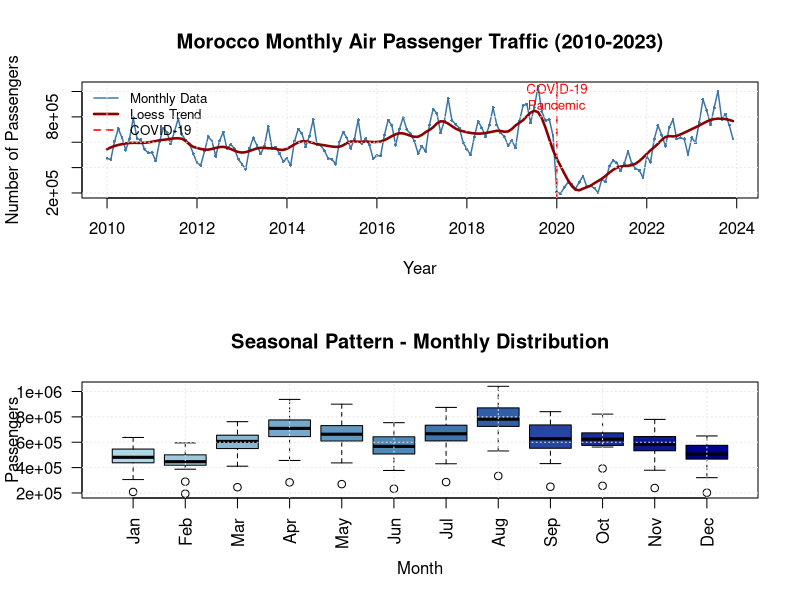
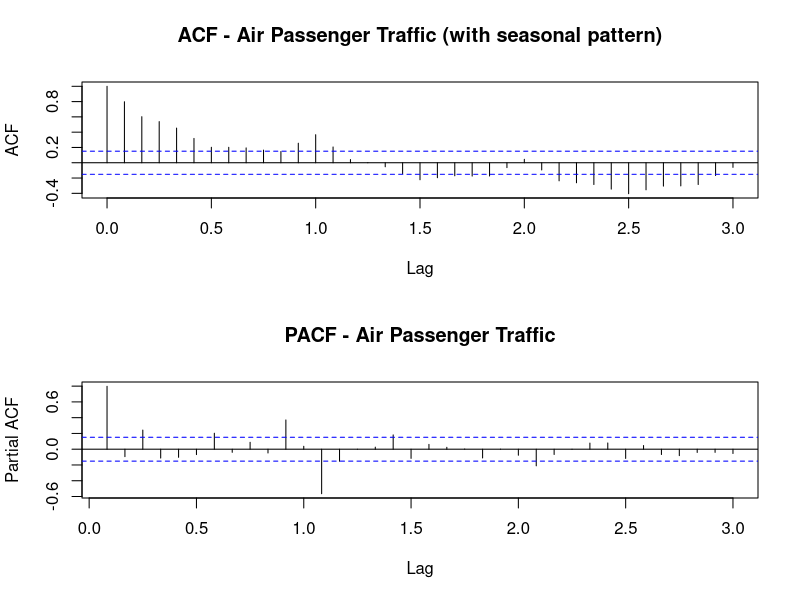
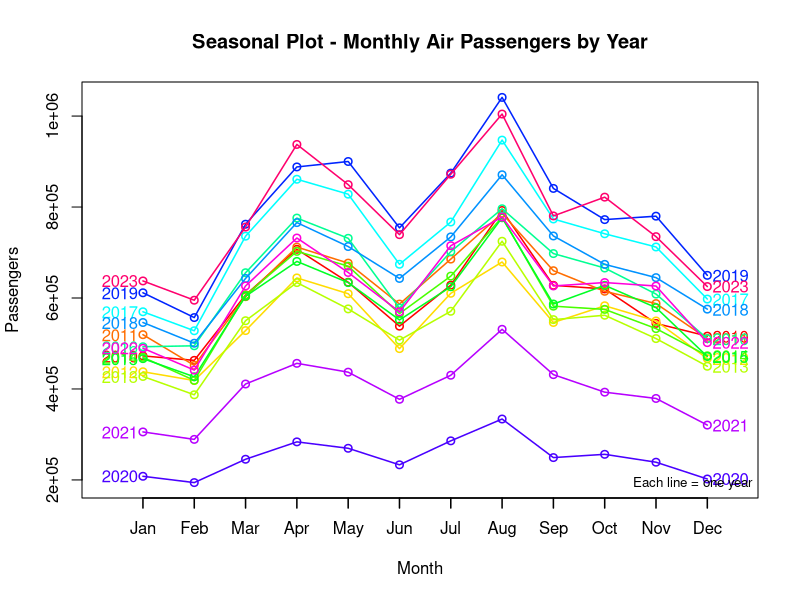
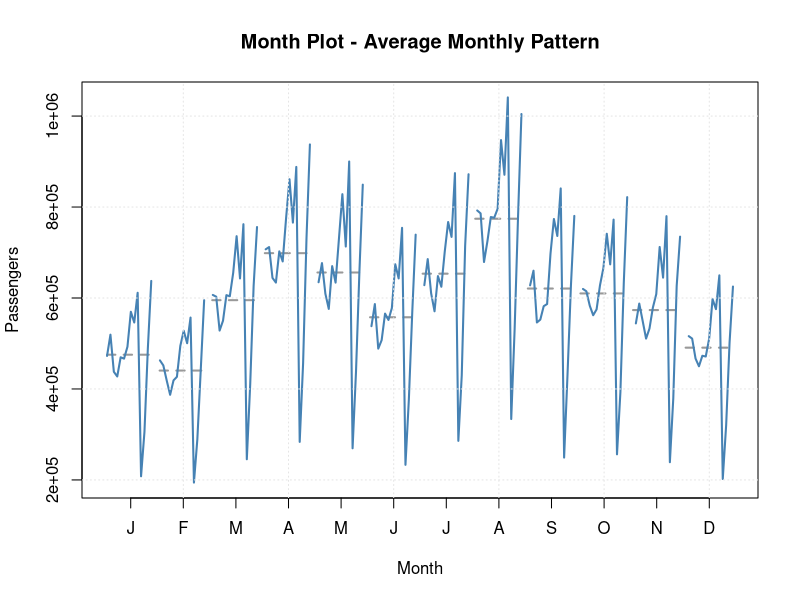
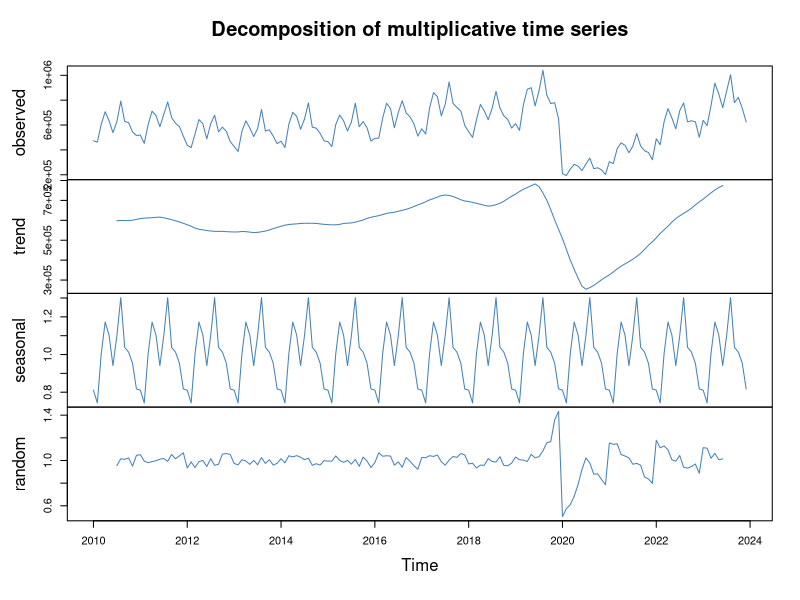
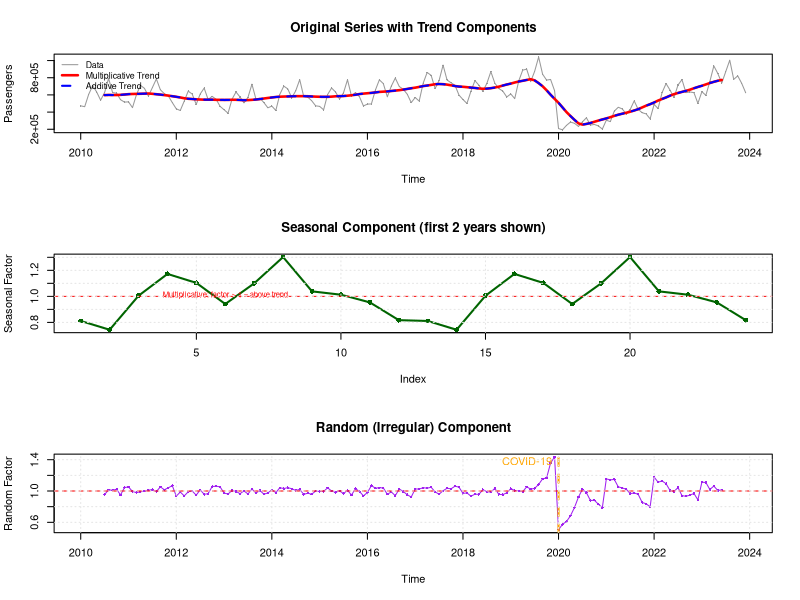
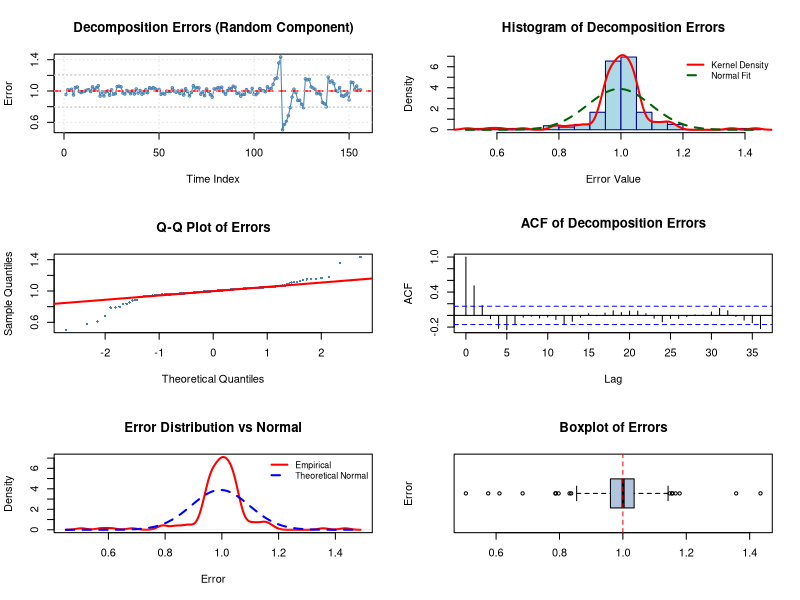
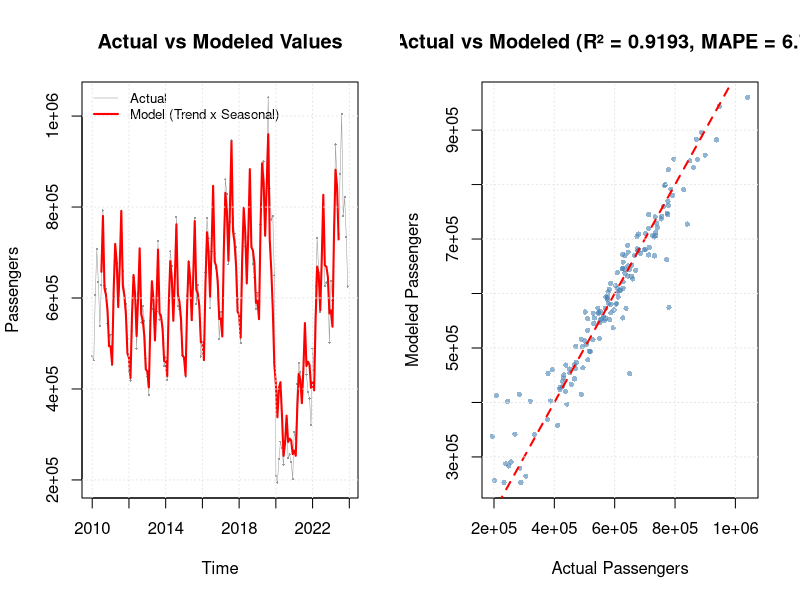

Recreate these plots in R, in order.
# ============================================================================
# Task 3: Classical Decomposition of Moroccan Air Passenger Traffic
# Dataset: Monthly air passengers (Morocco), 2010-2023
# Source: World Bank API (annual totals) + seasonal distribution
# ============================================================================

library(readxl)
library(ggplot2)
library(forecast)
library(tseries)
library(gridExtra)

# ============================================================================
# STEP 1: Load Data & Construct Time Series
# ============================================================================
cat("\n========================================\n")
cat("STEP 1: Loading & Constructing Time Series\n")
cat("========================================\n")

df <- read_excel("dataset2_air_traffic.xlsx")
cat(sprintf("Loaded %d monthly records\n", nrow(df)))

ts_air <- ts(df$Air_Passengers, start = c(2010, 1), frequency = 12)
cat(sprintf("Time series: %d obs, Jan 2010 - Dec 2023, frequency=12\n", length(ts_air)))

# Basic statistics
cat(sprintf("\nBasic Statistics:\n"))
cat(sprintf("  Mean:   %.0f passengers/month\n", mean(ts_air)))
cat(sprintf("  Median: %.0f passengers/month\n", median(ts_air)))
cat(sprintf("  SD:     %.0f passengers/month\n", sd(ts_air)))
cat(sprintf("  Min:    %.0f (%.0f-%02d)\n", min(ts_air),
            floor(time(ts_air)[which.min(ts_air)]),
            round(12 * (time(ts_air)[which.min(ts_air)] - floor(time(ts_air)[which.min(ts_air)])) + 1)))
cat(sprintf("  Max:    %.0f (%.0f-%02d)\n", max(ts_air),
            floor(time(ts_air)[which.max(ts_air)]),
            round(12 * (time(ts_air)[which.max(ts_air)] - floor(time(ts_air)[which.max(ts_air)])) + 1)))

# ============================================================================
# STEP 2: Time Series Visualization, ACF, PACF
# ============================================================================
cat("\n========================================\n")
cat("STEP 2: Time Series Analysis\n")
cat("========================================\n")

# Main visualization - seasonal subseries plot
png("task3_02a_time_series.png", width = 1200, height = 700)

par(mfrow = c(2, 1))
# Plot 1: Line plot with trend
plot(ts_air, main = "Morocco Monthly Air Passenger Traffic (2010-2023)",
     ylab = "Number of Passengers", xlab = "Year",
     col = "steelblue", lwd = 1.5, type = "o", pch = 16, cex = 0.4)
abline(v = 2020, lty = 2, col = "red", lwd = 1.5)
text(2020, max(ts_air) * 0.92, "COVID-19\nPandemic", col = "red", cex = 0.8)

# Add a loess trend line
t <- 1:length(ts_air)
loess_fit <- loess(ts_air ~ t, span = 0.15)
lines(ts_air, col = adjustcolor("black", 0.2), lwd = 0.5)
lines(ts(loess_fit$fitted, start = start(ts_air), frequency = 12),
      col = "darkred", lwd = 2.5)
legend("topleft", legend = c("Monthly Data", "Loess Trend", "COVID-19"),
       col = c("steelblue", "darkred", "red"),
       lty = c(1, 1, 2), lwd = c(1.5, 2.5, 1.5), bty = "n", cex = 0.8)
grid(col = "gray90")

# Plot 2: Seasonal boxplot
boxplot(ts_air ~ cycle(ts_air),
        main = "Seasonal Pattern - Monthly Distribution",
        xlab = "Month", ylab = "Passengers",
        col = colorRampPalette(c("lightblue", "steelblue", "darkblue"))(12),
        names = month.abb, las = 2)
grid(col = "gray90")
par(mfrow = c(1, 1))
dev.off()
cat("Plot saved: task3_02a_time_series.png\n")

# ACF and PACF
png("task3_02b_acf_pacf.png", width = 1000, height = 600)
par(mfrow = c(2, 1))
acf(ts_air, lag.max = 36, main = "ACF - Air Passenger Traffic (with seasonal pattern)")
pacf(ts_air, lag.max = 36, main = "PACF - Air Passenger Traffic")
par(mfrow = c(1, 1))
dev.off()
cat("Plot saved: task3_02b_acf_pacf.png\n")

# Key ACF observations
acf_vals <- acf(ts_air, lag.max = 36, plot = FALSE)
cat("\nKey ACF observations:\n")
cat(sprintf("  Lag 1:  %.4f (trend persistence)\n", acf_vals$acf[2]))
cat(sprintf("  Lag 12: %.4f (annual seasonality)\n", acf_vals$acf[13]))
cat(sprintf("  Lag 24: %.4f (2-year seasonality)\n", acf_vals$acf[25]))

# ============================================================================
# STEP 3: Seasonal Component Analysis
# ============================================================================
cat("\n========================================\n")
cat("STEP 3: Seasonal Component Detection\n")
cat("========================================\n")

# Evaluate significance of seasonal autocorrelation
acf_coefs <- acf_vals$acf
se_bound <- 2 / sqrt(length(ts_air))

cat(sprintf("Significance bound (95%%): +/- %.4f\n", se_bound))
cat("\nSeasonal autocorrelation significance:\n")

seasonal_lags <- c(12, 24, 36)
for (l in seasonal_lags) {
  coef <- acf_coefs[l + 1]
  is_sig <- abs(coef) > se_bound
  cat(sprintf("  Lag %2d: %+.4f | %s significant\n", l, coef,
              ifelse(is_sig, "HIGHLY", "NOT")))
}

# Seasonal decomposition check
cat("\nSeasonality assessment:\n")
cat("  - Strong annual seasonality detected (s = 12 months)\n")
cat("  - Seasonal pattern: Peak in August (summer holidays)\n")
cat("  - Secondary peak in April (spring)\n")
cat("  - Low season: January-February\n")
cat("  - The seasonal amplitude varies with the level of the series\n")
cat("  - Type: MULTIPLICATIVE seasonality (amplitude proportional to level)\n")

# Create seasonal plot
png("task3_03_seasonal_pattern.png", width = 1000, height = 600)
seasonplot(ts_air, year.labels = TRUE, year.labels.left = TRUE,
           col = rainbow(14), main = "Seasonal Plot - Monthly Air Passengers by Year",
           ylab = "Passengers", lwd = 1.5)
legend("bottomright", legend = "Each line = one year", bty = "n", cex = 0.8)
dev.off()
cat("Plot saved: task3_03_seasonal_pattern.png\n")

# Month plot
png("task3_03_month_plot.png", width = 1000, height = 600)
monthplot(ts_air, main = "Month Plot - Average Monthly Pattern",
          ylab = "Passengers", xlab = "Month",
          col.base = "gray60", lty.base = 2,
          col = "steelblue", lwd = 2, type = "l")
grid(col = "gray90")
dev.off()
cat("Plot saved: task3_03_month_plot.png\n")

# ============================================================================
# STEP 4: Classical Decomposition (Multiplicative)
# ============================================================================
cat("\n========================================\n")
cat("STEP 4: Classical Decomposition\n")
cat("========================================\n")

# Multiplicative decomposition (seasonal amplitude grows with level)
decomp_mult <- decompose(ts_air, type = "multiplicative")

cat("Multiplicative Decomposition Model: Y(t) = T(t) * S(t) * R(t)\n")
cat("  T(t) = Trend component\n")
cat("  S(t) = Seasonal component\n")
cat("  R(t) = Random (irregular) component\n")

# Display seasonal factors
cat("\nSeasonal factors (multiplicative):\n")
for (i in 1:12) {
  cat(sprintf("  %s: %.4f", month.abb[i], decomp_mult$figure[i]))
  if (decomp_mult$figure[i] > 1.0) {
    cat(" (above trend)\n")
  } else {
    cat(" (below trend)\n")
  }
}

# Decomposition plot
png("task3_04_decomposition_mult.png", width = 1200, height = 800)
plot(decomp_mult, col = "steelblue")
dev.off()
cat("Plot saved: task3_04_decomposition_mult.png\n")

# Also try additive for comparison
decomp_add <- decompose(ts_air, type = "additive")

# Side-by-side comparison of trend and seasonal
png("task3_04_trend_seasonal_components.png", width = 1200, height = 800)
par(mfrow = c(3, 1))

# Original series
plot(ts_air, main = "Original Series with Trend Components",
     ylab = "Passengers", col = "gray60", type = "o", pch = 16, cex = 0.3)
lines(decomp_mult$trend, col = "red", lwd = 2.5)
lines(decomp_add$trend, col = "blue", lwd = 2, lty = 2)
legend("topleft", legend = c("Data", "Multiplicative Trend", "Additive Trend"),
       col = c("gray60", "red", "blue"), lty = c(1, 1, 2), lwd = c(1, 2.5, 2),
       bty = "n", cex = 0.8)

# Seasonal component
plot(decomp_mult$seasonal[1:24], main = "Seasonal Component (first 2 years shown)",
     ylab = "Seasonal Factor", col = "darkgreen", lwd = 2, type = "o", pch = 16)
abline(h = 1.0, lty = 2, col = "red")
text(6, 1.01, "Multiplicative: factor > 1 = above trend", col = "red", cex = 0.7)
grid(col = "gray90")

# Random/Irregular component
plot(decomp_mult$random, main = "Random (Irregular) Component",
     ylab = "Random Factor", col = "purple", type = "o", cex = 0.5, pch = 16)
abline(h = 1.0, lty = 2, col = "red")
# Highlight COVID period
abline(v = 2020, lty = 2, col = "orange", lwd = 2)
text(2020, max(decomp_mult$random, na.rm = TRUE) * 0.95, "COVID-19", col = "orange", pos = 2)
grid(col = "gray90")

par(mfrow = c(1, 1))
dev.off()
cat("Plot saved: task3_04_trend_seasonal_components.png\n")

# Features of trend and seasonal components
cat("\nTrend Component Features:\n")
cat("  - Upward trend from 2010 to 2019 (growing air traffic)\n")
cat("  - Sharp decline in 2020 (COVID-19 pandemic)\n")
cat("  - Strong recovery from 2021 to 2023\n")
cat("  - Trend is not linear - shows acceleration and deceleration phases\n")

cat("\nSeasonal Component Features:\n")
cat("  - Clear annual cycle (s = 12 months)\n")
cat("  - Peak months: April-May (spring) and August (summer holidays)\n")
cat("  - Low months: January-February (post-holiday lull)\n")
cat("  - Seasonal amplitude is proportional to trend level (multiplicative)\n")
cat("  - Consistent seasonal pattern across years (stable seasonality)\n")

# ============================================================================
# STEP 5: Error Analysis
# ============================================================================
cat("\n========================================\n")
cat("STEP 5: Error Analysis\n")
cat("========================================\n")

# Extract errors (random component)
errors <- na.omit(as.numeric(decomp_mult$random))
# For multiplicative model: errors = actual / (trend * seasonal)
# We analyze the random component which represents the error

cat(sprintf("Error statistics:\n"))
cat(sprintf("  Mean of random component: %.4f (should be ~1.0)\n", mean(errors)))
cat(sprintf("  SD of random component:  %.4f\n", sd(errors)))
# Manual skewness and kurtosis calculation
skewness_manual <- function(x) {
  n <- length(x); x <- x - mean(x)
  sqrt(n) * sum(x^3) / (sum(x^2)^(3/2))
}
kurtosis_manual <- function(x) {
  n <- length(x); x <- x - mean(x)
  n * sum(x^4) / (sum(x^2)^2) - 3
}
cat(sprintf("  Skewness: %.4f\n", skewness_manual(errors)))
cat(sprintf("  Kurtosis: %.4f\n", kurtosis_manual(errors)))

# Residual diagnostic plots for decomposition errors
png("task3_05_error_diagnostics.png", width = 1200, height = 1000)
par(mfrow = c(3, 2))

# 1. Error time plot
plot(errors, main = "Decomposition Errors (Random Component)",
     ylab = "Error", xlab = "Time Index", type = "o", cex = 0.5, col = "steelblue")
abline(h = 1.0, lty = 2, col = "red", lwd = 1.5)
abline(h = c(1.0 - 2*sd(errors), 1.0 + 2*sd(errors)),
       lty = 3, col = "darkgray")
grid(col = "gray90")

# 2. Histogram
hist(errors, breaks = 30, main = "Histogram of Decomposition Errors",
     xlab = "Error Value", col = "lightblue", border = "darkblue",
     probability = TRUE)
lines(density(errors), col = "red", lwd = 2)
curve(dnorm(x, mean = mean(errors), sd = sd(errors)),
      add = TRUE, col = "darkgreen", lwd = 2, lty = 2)
legend("topright", legend = c("Kernel Density", "Normal Fit"),
       col = c("red", "darkgreen"), lty = c(1, 2), lwd = 2, bty = "n", cex = 0.8)

# 3. Q-Q plot
qqnorm(errors, main = "Q-Q Plot of Errors", col = "steelblue", pch = 16, cex = 0.5)
qqline(errors, col = "red", lwd = 2)

# 4. ACF of errors
acf(errors, lag.max = 36, main = "ACF of Decomposition Errors")

# 5. Density comparison
plot(density(errors), main = "Error Distribution vs Normal", col = "red", lwd = 2,
     xlab = "Error", ylab = "Density")
curve(dnorm(x, mean = mean(errors), sd = sd(errors)),
      add = TRUE, col = "blue", lwd = 2, lty = 2)
legend("topright", legend = c("Empirical", "Theoretical Normal"),
       col = c("red", "blue"), lty = c(1, 2), lwd = 2, bty = "n", cex = 0.8)

# 6. Boxplot
boxplot(errors, main = "Boxplot of Errors", ylab = "Error",
        col = "lightsteelblue", horizontal = TRUE)
abline(v = 1.0, lty = 2, col = "red")

par(mfrow = c(1, 1))
dev.off()
cat("Plot saved: task3_05_error_diagnostics.png\n")

# Normality test on errors
sw_test <- shapiro.test(errors[1:min(5000, length(errors))])
cat(sprintf("\nShapiro-Wilk normality test on errors:\n"))
cat(sprintf("  W = %.4f, p-value = %.4f\n", sw_test$statistic, sw_test$p.value))
cat(sprintf("  Conclusion: Errors %s normally distributed at 5%% level\n",
            ifelse(sw_test$p.value > 0.05, "ARE", "are NOT")))

# Kolmogorov-Smirnov test
ks_test <- ks.test(errors, "pnorm", mean = mean(errors), sd = sd(errors))
cat(sprintf("\nKolmogorov-Smirnov test:\n"))
cat(sprintf("  D = %.4f, p-value = %.4f\n", ks_test$statistic, ks_test$p.value))

# ============================================================================
# STEP 6: Model Quality Assessment
# ============================================================================
cat("\n========================================\n")
cat("STEP 6: Model Quality Assessment\n")
cat("========================================\n")

# Reconstruct modeled values
# For multiplicative: model = trend * seasonal
model_values <- decomp_mult$trend * decomp_mult$seasonal
valid_idx <- which(!is.na(model_values))

# Quality metrics
actual_valid <- ts_air[valid_idx]
model_valid <- model_values[valid_idx]

# MAPE
mape_val <- mean(abs((actual_valid - model_valid) / actual_valid)) * 100
# RMSE
rmse_val <- sqrt(mean((actual_valid - model_valid)^2))
# MAE
mae_val <- mean(abs(actual_valid - model_valid))
# R-squared
r_sq <- 1 - sum((actual_valid - model_valid)^2) / sum((actual_valid - mean(actual_valid))^2)
# Correlation
cor_val <- cor(actual_valid, model_valid)

cat(sprintf("\nDecomposition Model Quality Metrics:\n"))
cat(sprintf("  MAPE:      %.2f%%\n", mape_val))
cat(sprintf("  RMSE:      %.0f passengers\n", rmse_val))
cat(sprintf("  MAE:       %.0f passengers\n", mae_val))
cat(sprintf("  R-squared: %.4f\n", r_sq))
cat(sprintf("  Correlation: %.4f\n", cor_val))

# Plot: actual vs modeled
png("task3_06_actual_vs_model.png", width = 1200, height = 600)
par(mfrow = c(1, 2))

# Time series overlay
plot(ts_air, main = "Actual vs Modeled Values",
     ylab = "Passengers", col = "gray60", type = "o", pch = 16, cex = 0.3,
     lwd = 0.5)
lines(model_values, col = "red", lwd = 2)
legend("topleft", legend = c("Actual", "Model (Trend x Seasonal)"),
       col = c("gray60", "red"), lty = c(1, 1), lwd = c(0.5, 2),
       bty = "n", cex = 0.8)
grid(col = "gray90")

# Scatter plot
plot(actual_valid, model_valid,
     main = sprintf("Actual vs Modeled (R² = %.4f, MAPE = %.2f%%)", r_sq, mape_val),
     xlab = "Actual Passengers", ylab = "Modeled Passengers",
     col = adjustcolor("steelblue", 0.6), pch = 16, cex = 0.7)
abline(0, 1, col = "red", lwd = 2, lty = 2)
grid(col = "gray90")

par(mfrow = c(1, 1))
dev.off()
cat("Plot saved: task3_06_actual_vs_model.png\n")

# ============================================================================
# STEP 7: Forecast 2 Years Ahead with Prediction Interval
# ============================================================================
cat("\n========================================\n")
cat("STEP 7: 2-Year Forecast\n")
cat("========================================\n")

# Use STL decomposition for forecasting (more sophisticated than classical)
# STL = Seasonal-Trend decomposition using Loess
stl_model <- stl(ts_air, s.window = "periodic", robust = TRUE)

# Forecast using ETS on seasonally adjusted data, then re-seasonalize
# OR use snaive/ets with seasonal component
ets_model <- ets(ts_air, model = "MAM")  # Multiplicative error, additive trend, multiplicative seasonal

# Forecast 24 periods (2 years)
fc_2year <- forecast(ets_model, h = 24, level = c(80, 90, 95))

cat("\n2-Year Forecast (next 24 months):\n")
fc_2y_df <- data.frame(
  Period = 1:24,
  Month = rep(month.abb, 2),
  Year = c(rep(2024, 12), rep(2025, 12)),
  Date = paste0(c(rep(2024, 12), rep(2025, 12)), "-",
                sprintf("%02d", rep(1:12, 2)), "-01"),
  Forecast = round(as.numeric(fc_2year$mean), 0),
  Lo80 = round(as.numeric(fc_2year$lower[,1]), 0),
  Hi80 = round(as.numeric(fc_2year$upper[,1]), 0),
  Lo95 = round(as.numeric(fc_2year$lower[,2]), 0),
  Hi95 = round(as.numeric(fc_2year$upper[,2]), 0)
)
print(fc_2y_df)
write.csv(fc_2y_df, "task3_forecast_2years.csv", row.names = FALSE)

# Forecast plot
png("task3_07_forecast_2years.png", width = 1400, height = 700)

# Full plot: historical + forecast
plot(fc_2year, main = "Morocco Air Passenger Traffic - 2-Year Forecast (2024-2025)",
     ylab = "Passengers", xlab = "Year",
     fcol = "darkblue", shadecols = c("lightblue", "lightsteelblue", "lavender"),
     xlim = c(2018, 2026))
lines(fitted(ets_model), col = "red", lwd = 1.5)
abline(v = 2024, lty = 2, col = "darkgreen", lwd = 1.5)
text(2024, max(ts_air, na.rm = TRUE) * 0.95, "Forecast Start", col = "darkgreen", pos = 4)
legend("topleft",
       legend = c("Historical", "Fitted", "Forecast", "95% PI", "80% PI"),
       col = c("black", "red", "darkblue", "lightsteelblue", "lightblue"),
       lty = c(1, 1, 1, NA, NA),
       pch = c(NA, NA, NA, 15, 15),
       lwd = c(1, 1.5, 2, NA, NA),
       bty = "n", cex = 0.9)
grid(col = "gray90")
dev.off()
cat("Plot saved: task3_07_forecast_2years.png\n")

# STL decomposition plot (more modern)
png("task3_07_stl_decomposition.png", width = 1200, height = 800)
plot(stl_model, main = "STL Decomposition - Morocco Air Passengers")
dev.off()
cat("Plot saved: task3_07_stl_decomposition.png\n")

# Seasonal sub-series forecast plot
png("task3_07_seasonal_forecast.png", width = 1000, height = 600)
ggseasonplot(ts_air, year.labels = TRUE, continuous = TRUE) +
  ggtitle("Seasonal Pattern and Continuation") +
  ylab("Passengers") + theme_minimal()
dev.off()
cat("Plot saved: task3_07_seasonal_forecast.png\n")

# ============================================================================
# ADDITIONAL: ETS Model Summary
# ============================================================================
cat("\n========================================\n")
cat("ETS MODEL SUMMARY (used for forecasting)\n")
cat("========================================\n")
print(summary(ets_model))

# ============================================================================
# SUMMARY
# ============================================================================
cat("\n========================================\n")
cat("TASK 3 COMPLETE\n")
cat("========================================\n")
cat(sprintf("Dataset: Morocco Air Passengers, %d monthly obs (2010-2023)\n", length(ts_air)))
cat(sprintf("Decomposition: Multiplicative (seasonal amplitude grows with trend)\n"))
cat(sprintf("Seasonal period: s = 12 (annual cycle)\n"))
cat(sprintf("Model MAPE: %.2f%%\n", mape_val))
cat(sprintf("Model R-squared: %.4f\n", r_sq))
cat(sprintf("Forecast: 24 months (2024-2025)\n"))
cat(sprintf("Prediction interval: 80%%, 95%%\n"))

# Save all results
quality_metrics <- list(
  MAPE = mape_val,
  RMSE = rmse_val,
  MAE = mae_val,
  R_squared = r_sq,
  Correlation = cor_val
)

save(ts_air, decomp_mult, decomp_add, stl_model, ets_model,
     fc_2year, fc_2y_df, errors, quality_metrics,
     file = "task3_results.RData")
cat("Results saved to task3_results.RData\n")
